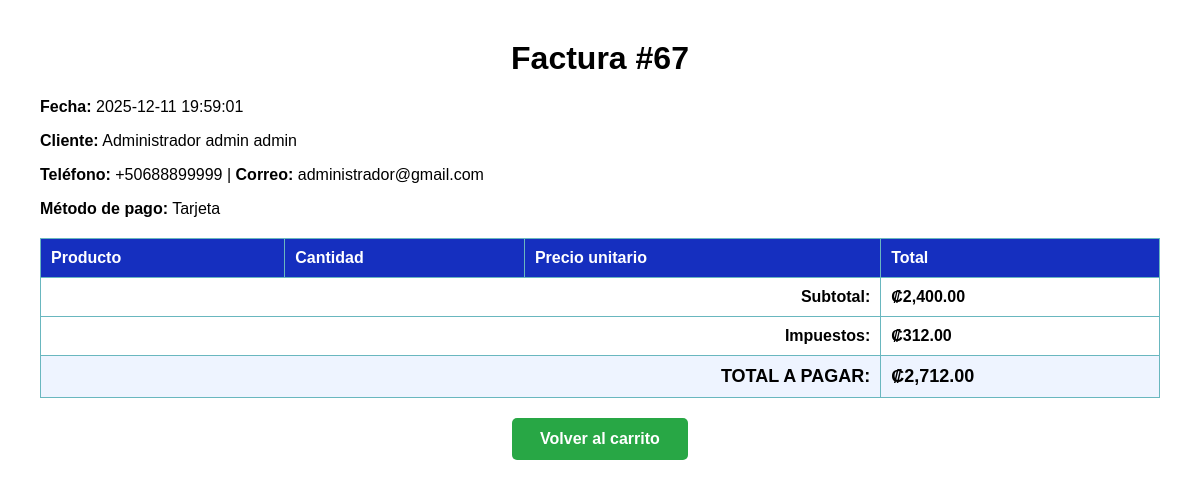
Page /modulos/ventas/factura.php?id_venta=67 on the committed database.
### tables this page shows
CREATE TABLE `ventas` (
  `id_venta` int NOT NULL,
  `id_usuario` int NOT NULL,
  `id_cliente` int NOT NULL,
  `fecha_venta` datetime DEFAULT CURRENT_TIMESTAMP,
  `subtotal` decimal(10,2) DEFAULT NULL,
  `impuestos` decimal(10,2) DEFAULT NULL,
  `total` decimal(10,2) DEFAULT NULL,
  `metodo_pago` varchar(50) DEFAULT NULL,
  `estado` tinyint(1) DEFAULT '1'
);

CREATE TABLE `usuarios` (
  `id_usuario` int NOT NULL,
  `nombre` varchar(100) DEFAULT NULL,
  `apellido1` varchar(100) DEFAULT NULL,
  `apellido2` varchar(100) DEFAULT NULL,
  `email` varchar(120) NOT NULL,
  `telefono` varchar(20) DEFAULT NULL,
  `identificacion` varchar(50) NOT NULL,
  `tipo_doc` varchar(20) NOT NULL,
  `password` varchar(255) NOT NULL,
  `id_rol` int NOT NULL,
  `fecha_creacion` datetime DEFAULT CURRENT_TIMESTAMP
);

### modulos/ventas/factura.php (the view, shortened to what this page needs)
<?php
require '../../config/conexion.php';
$id_venta = (int)$_GET['id_venta'];
$sql_venta = "
    SELECT
        v.id_venta,
        v.fecha_venta,
        v.subtotal,
        v.impuestos,
        v.total,
        v.metodo_pago,
        CONCAT(uc.nombre, ' ', uc.apellido1, ' ', IFNULL(uc.apellido2, '')) AS cliente_nombre,
        uc.telefono   AS cliente_telefono,
        uc.email      AS cliente_correo
    FROM ventas v
    INNER JOIN clientes c ON v.id_cliente = c.id_cliente
    INNER JOIN usuarios uc ON c.id_usuario = uc.id_usuario
    WHERE v.id_venta = ?
";
$stmt = $conn->prepare($sql_venta);
$stmt->bind_param("i", $id_venta);
$stmt->execute();
$venta = $stmt->get_result()->fetch_assoc();
?>
<!DOCTYPE html>
<html lang="es">
<head>
</head>
<body>
    <h1>Factura #<?php echo $venta['id_venta']; ?></h1>
    <p><strong>Fecha:</strong> <?php echo $venta['fecha_venta']; ?></p>
    <p><strong>Cliente:</strong> <?php echo $venta['cliente_nombre']; ?></p>
    <p><strong>Teléfono:</strong> <?php echo $venta['cliente_telefono']; ?> |
       <strong>Correo:</strong> <?php echo $venta['cliente_correo']; ?></p>
    <p><strong>Método de pago:</strong> <?php echo $venta['metodo_pago']; ?></p>
    <table>
        <thead>
            <tr>
                <th>Producto</th>
                <th>Cantidad</th>
                <th>Precio unitario</th>
                <th>Total</th>
            </tr>
        </thead>
        <tfoot>
            <tr>
                <td colspan="3" style="text-align:right;">Subtotal:</td>
                <td>₡<?php echo number_format($venta['subtotal'], 2); ?></td>
            </tr>
            <tr>
                <td colspan="3" style="text-align:right;">Impuestos:</td>
                <td>₡<?php echo number_format($venta['impuestos'], 2); ?></td>
            </tr>
            <tr style="background:#eef4ff;">
                <td colspan="3" style="text-align:right; font-size:18px;">TOTAL A PAGAR:</td>
                <td style="font-size:18px;">₡<?php echo number_format($venta['total'], 2); ?></td>
            </tr>
        </tfoot>
    </table>
    <div style="text-align: center;">
        <a href="carrito.php" class="boton-carrito">Volver al carrito</a>
    </div>
</body>
</html>

### modulos/ventas/factura.php (style rules this page uses)
body { font-family: Arial, sans-serif; margin: 40px; }
h1 { text-align: center; }
table { width: 100%; border-collapse: collapse; margin-top: 20px; }
th, td { border: 1px solid #69B7BF; padding: 10px; text-align: left; }
th { background: #152fbf; color: white; }
tfoot td { font-weight: bold; }
.boton-carrito { display: inline-block; background: #28a745; color: #fff; padding: 12px 28px; border-radius: 5px; text-decoration: none; font-size: 16px; font-weight: bold; margin-top: 20px; }

### rows in the picture
ventas: id_venta "67", fecha_venta "2025-12-11 19:59:01", id_usuario.telefono "+50688899999", id_usuario.email "administrador@gmail.com", metodo_pago "Tarjeta", subtotal "2,400.00", impuestos "312.00", total "2,712.00"

### other values in the picture
$venta['cliente_nombre'] "Administrador admin admin"
